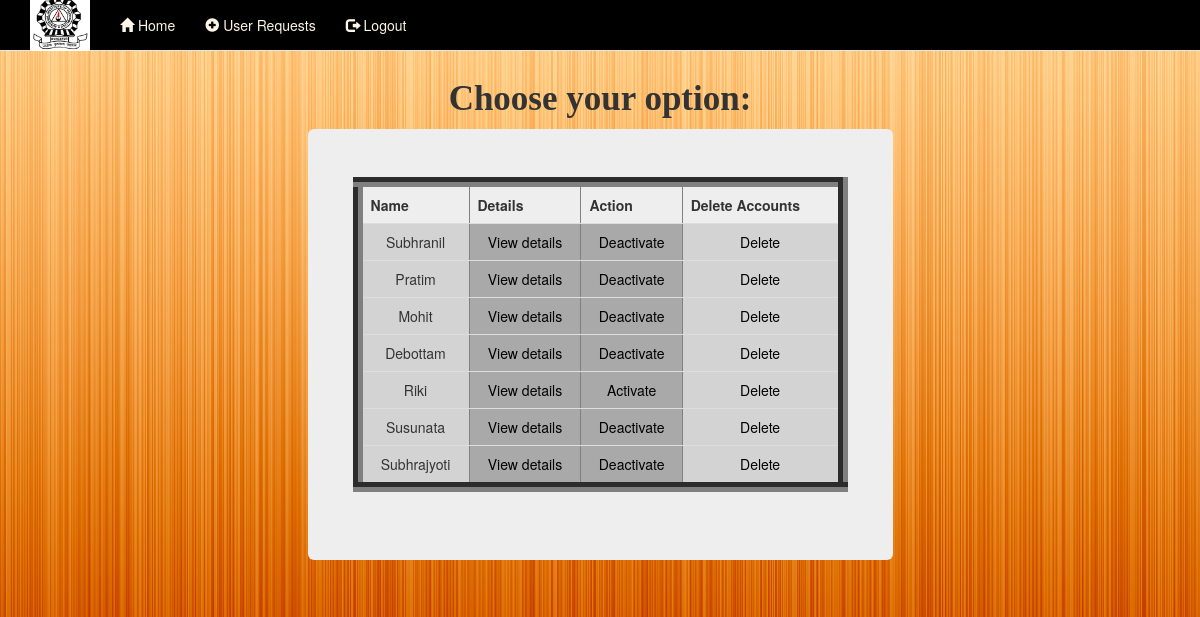
The page /registereduser.php (signed in) on the database its author committed.
### tables this page shows
CREATE TABLE IF NOT EXISTS `student` (
  `id` int(11) NOT NULL,
  `registration_no` bigint(50) NOT NULL,
  `fname` varchar(255) NOT NULL,
  `mname` varchar(255) NOT NULL,
  `lname` varchar(255) NOT NULL,
  `mobile` varchar(255) NOT NULL,
  `email` varchar(255) NOT NULL,
  `username` varchar(255) NOT NULL,
  `password` varchar(255) NOT NULL,
  `roll` varchar(255) NOT NULL,
  `dob` varchar(255) NOT NULL,
  `age` varchar(255) NOT NULL,
  `addr` varchar(255) NOT NULL,
  `tenth_per` varchar(255) NOT NULL,
  `twelve_per` varchar(255) NOT NULL,
  `program` varchar(255) NOT NULL,
  `dept` varchar(255) NOT NULL,
  `sem` varchar(255) NOT NULL,
  `gender` varchar(255) NOT NULL,
  `type` varchar(255) NOT NULL,
  `valid` int(11) NOT NULL,
  `image` varchar(255) NOT NULL,
  `hobbies` varchar(255) NOT NULL
);

### registereduser.php (the view, shortened to what this page needs)
<!DOCTYPE html>
<html lang="en">
<html>
	<link rel="stylesheet" href="css/bootstrap.min.css"/>
	<link rel="stylesheet" type="text/css" href="adminpanel.css">
	<body>
		<nav class="navbar navbar-default navbar-fixed-top" role="navigaion">
			<div class="container">
				<div class="navbar-header">
					<a class="navbar-brand" href="#">
						<img src="1.jpg" class="brand" />
					</a>
				</div>
				<div class="collapse navbar-collapse" id="navbar-container">
					<ul class="nav navbar-nav">
						<li><a href="adminhome.php" style="color: oldlace;"><span class="glyphicon glyphicon-home"></span> Home</a></li>
						<li><a href="newuser.php" style="color: oldlace;"><span class="glyphicon glyphicon-plus-sign"></span> User Requests</a></li>
						<li><a href="logoutadmin.php" style="color: oldlace;"><span class="glyphicon glyphicon-log-out"></span> Logout</a></li>
					</ul>
				</div>
			</div>
		</nav>
		<h3 align="center" style="font-family:serif; font-size:35px"><b>Choose your option:</b></h3>
		<div class="container">
			<div class="row">
				<div class="col-md-3"></div>
				<div class="jumbotron col-md-6">
					<div class="row">
						<div class="md-col-6">
							<table width="500" align="center" border="10" class="table">
							<tr>
								<th>Name</th>
								<th>Details</th>
								<th>Action</th>
								<th>Delete Accounts</th>
							</tr>
							<?php
							$query = "select * from student where valid=1";
							$run = mysql_query($query);
							while($row=mysql_fetch_array($run))
							{
								$user_id = $row['id'];
								$user_name = $row['fname'];
								$user_type = $row['type'];
								$user_valid = $row['valid'];
							?>
							<tr align='center'>
							<td bgcolor="lightgray"><?php echo $user_name; ?></td>
							<td bgcolor="darkgray"><?php echo "<a href='viewdetails.php?user_id=$user_id'>View details</a>" ?></td>
							<td bgcolor="darkgray">
								<?php
									if($user_type=='a')
									{
										echo "<a href='option.php?user_id=$user_id&type=$user_type'>Deactivate</a>";
									}
									else
									{
										echo "<a href='option.php?user_id=$user_id&type=$user_type'>Activate</a>";
									}
								?>
							</td>
							<td bgcolor="lightgray">
								<?php
								if($user_valid==1)
								{
								?>
									<a href='delete.php?del=<?php echo $user_id ?>'>Delete</a>
								<?php
								}
								?>
							</td>
							</tr>
							<?php
							}
							?>
						</table>
						</div>
					</div>
				</div>
			</div>
		</div>
</body>
</html>

### adminpanel.css (style rules this page uses)
body { background-image: url("orange-wallpaper-20.jpg"); }
.navbar { background-color: black; }
.brand { width: 60px; height: 56px; position: relative; bottom: 20px; }
table a { text-decoration: none; color: black; }

### rows shown on the page
student: fname "Subhranil"
student: fname "Pratim"
student: fname "Mohit"
student: fname "Debottam"
student: fname "Riki"
student: fname "Susunata"
student: fname "Subhrajyoti"
